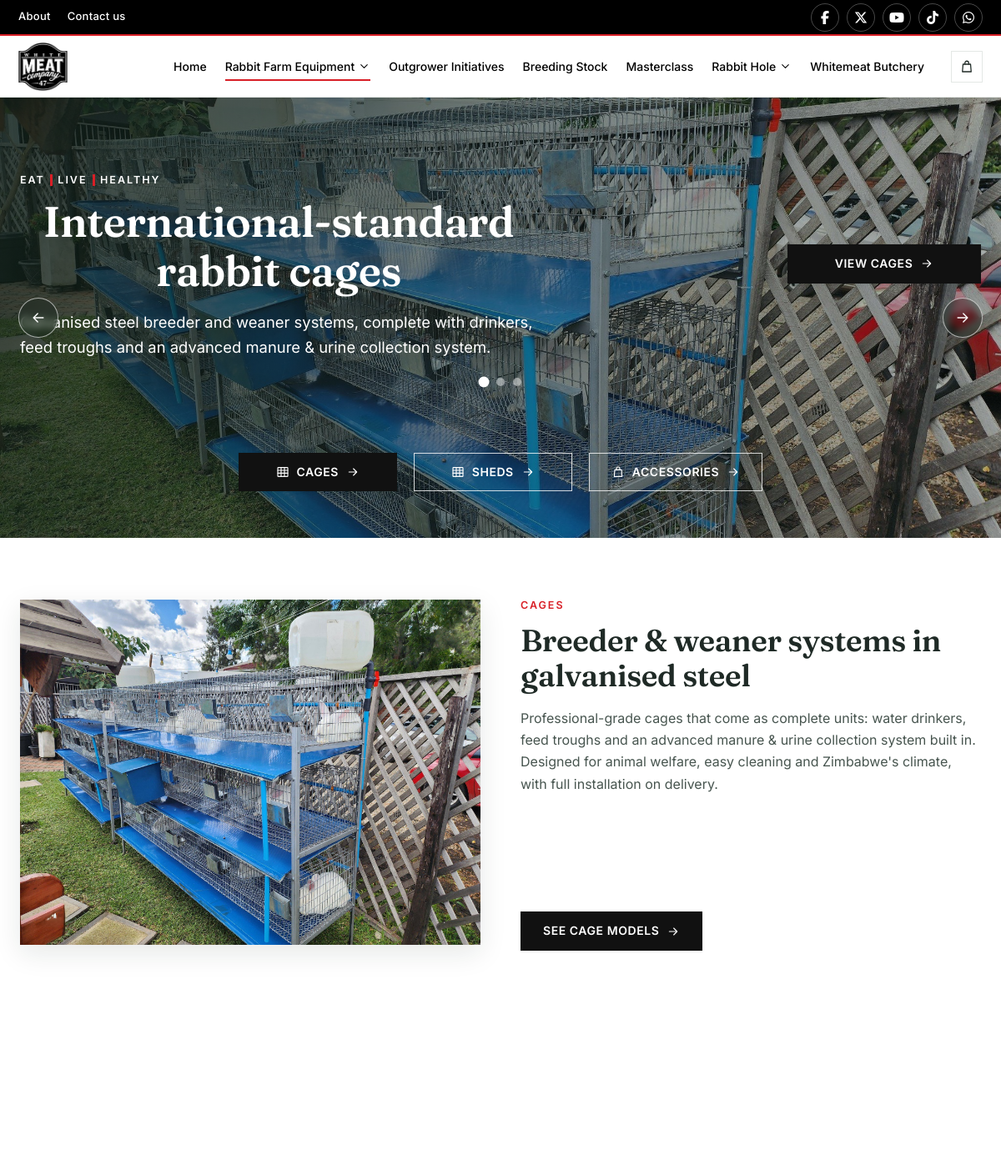
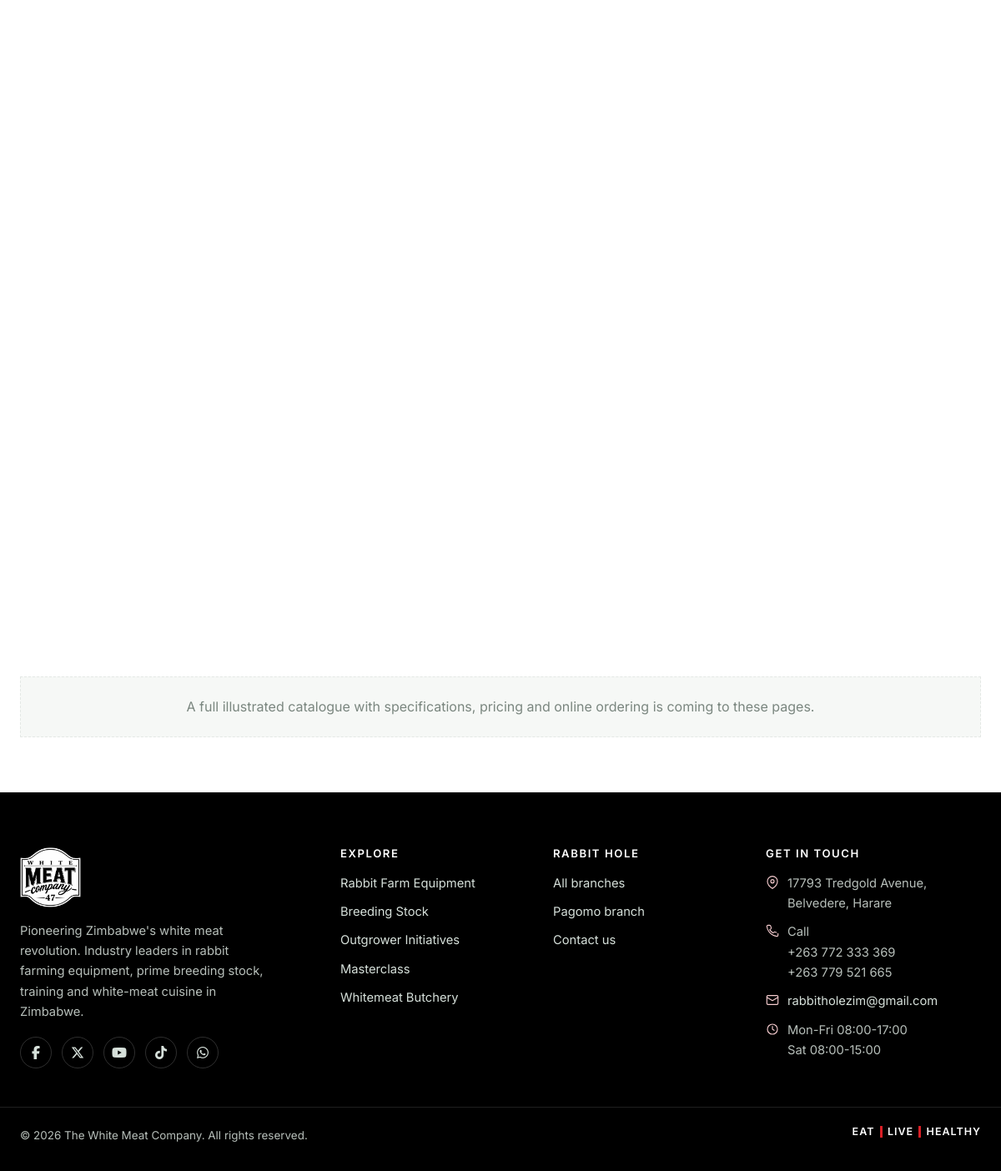
Screenshot of /equipment/ with the database file from the repository (2 pictures, top to bottom).
### frontend/models.py (models this page shows, shortened)
class HeroSlide(models.Model):
    OVERLAY_CHOICES = [
        ("dark", "Dark overlay (light text)"),
        ("light", "Light overlay (dark text)"),
        ("none", "No overlay"),
    ]
    PAGE_CHOICES = [
        ("home", "Homepage"),
        ("equipment", "Rabbit Farm Equipment"),
        ("breeding", "Breeding Stock"),
        ("masterclass", "Masterclass"),
        ("rabbithole", "Rabbit Hole"),
        ("butchery", "Whitemeat Butchery"),
        ("outgrowers", "Outgrower Initiatives"),
    ]
    page = models.CharField(
        max_length=20, choices=PAGE_CHOICES, default="home",
        help_text="Which page's slider this slide belongs to.",
    )
    heading = models.CharField(max_length=120)
    subheading = models.TextField(blank=True)
    background_image = models.ImageField(
        upload_to="hero/", storage=get_equipment_storage, blank=True, null=True,
        help_text="Recommended 2400x1200px, < 400 KB.",
    )
    background_image_filename = models.CharField(
        max_length=200, blank=True,
        help_text="Alternative: filename in static/images/ (e.g. home.jpeg).",
    )
    image_alt = models.CharField(max_length=200, blank=True)
    background_video = models.FileField(
        upload_to="hero/", storage=get_equipment_storage, blank=True, null=True,
        help_text="Optional: an MP4 that autoplays instead of the image above "
                   "(the image is still used as the poster while it loads).",
    )
    background_video_filename = models.CharField(
        max_length=200, blank=True,
        help_text="Alternative: filename in static/videos/ (e.g. but.mp4).",
    )
    cta_primary_label = models.CharField(max_length=40, blank=True)
    cta_primary_url = models.CharField(max_length=300, blank=True)
    cta_secondary_label = models.CharField(max_length=40, blank=True)
    cta_secondary_url = models.CharField(max_length=300, blank=True)
    overlay = models.CharField(max_length=10, choices=OVERLAY_CHOICES, default="dark")
    order = models.PositiveIntegerField(default=0, help_text="Lower numbers show first.")
    is_active = models.BooleanField(default=True)
    created_at = models.DateTimeField(auto_now_add=True)
    updated_at = models.DateTimeField(auto_now=True)
    class Meta:
        ordering = ["page", "order", "id"]
    @property
    def image_url(self):
        if self.background_image:
            try:
                return self.background_image.url
            except Exception:
                pass
        if self.background_image_filename:
            return f"/static/images/{self.background_image_filename}"
        return "/static/images/home.jpeg"
    @property
    def video_url(self):
        if self.background_video:
            try:
                return self.background_video.url
            except Exception:
                pass
        if self.background_video_filename:
            return f"/static/videos/{self.background_video_filename}"
        return ""

class SiteSettings(models.Model):
    company_name = models.CharField(max_length=120, default="The White Meat Company")
    tagline = models.CharField(
        max_length=160, blank=True,
        default="Pioneering Zimbabwe's white meat revolution.",
    )
    brand_slogan = models.CharField(
        max_length=60, default="EAT | LIVE | HEALTHY",
        help_text="Recurring brand philosophy shown in banners and dividers.",
    )
    whatsapp_number = models.CharField(
        max_length=20, default="263772333369",
        help_text="International format, digits only, no + (used for wa.me links).",
    )
    phone_primary = models.CharField(max_length=30, blank=True, default="+263 772 333 369")
    phone_secondary = models.CharField(max_length=30, blank=True, default="+263 779 521 665")
    email = models.EmailField(blank=True, default="rabbitholezim@gmail.com")
    office_address = models.CharField(
        max_length=255, blank=True,
        default="17793 Tredgold Avenue, Belvedere, Harare",
    )
    restaurant_address = models.CharField(
        max_length=255, blank=True,
        default="Golden Quarry Road & Bulawayo Road, Harare",
    )
    business_hours = models.TextField(
        blank=True,
        default="Mon-Fri 08:00-17:00\nSat 08:00-15:00",
    )
    map_embed_url = models.URLField(
        blank=True, max_length=1000,
        help_text="Google Maps 'embed' src URL for the footer/contact map.",
    )
    facebook_url = models.URLField(blank=True, default="https://www.facebook.com/thewhitemeatco")
    instagram_url = models.URLField(blank=True)
    twitter_url = models.URLField(blank=True, default="https://x.com/WhiteMeatCompa1")
    youtube_url = models.URLField(blank=True, default="https://www.youtube.com/@brightt.makuchete2875")
    tiktok_url = models.URLField(blank=True, default="https://www.tiktok.com/@thewhitemeatco")
    whatsapp_channel_url = models.URLField(
        blank=True, default="https://whatsapp.com/channel/0029VaMwhvvEKyZDkNNk5H21",
    )
    payment_instructions = models.TextField(
        blank=True,
        help_text="Short note shown above the payment details, e.g. 'Pay 50% deposit to confirm your order.'",
    )
    payment_ecocash_number = models.CharField(
        max_length=30, blank=True, help_text="EcoCash / mobile money number customers should pay to.",
    )
    payment_ecocash_name = models.CharField(
        max_length=120, blank=True, help_text="Registered name on the EcoCash/mobile money account.",
    )
    payment_bank_details = models.TextField(
        blank=True,
        help_text="Bank name, account name, account number, branch - shown to customers exactly as typed.",
    )
    updated_at = models.DateTimeField(auto_now=True)
    class Meta:
        verbose_name = "Site settings"
        verbose_name_plural = "Site settings"
    @classmethod
    def load(cls):
        obj, _ = cls.objects.get_or_create(pk=1)
        return obj
    @property
    def slogan_parts(self):
        return [p.strip() for p in (self.brand_slogan or "").split("|") if p.strip()]

### frontend/views.py (the view)
# urls.py: path('equipment/', views.equipment, name='equipment'),
def equipment(request):
    context = {
        'hero_slides': HeroSlide.objects.filter(is_active=True, page='equipment'),
    }
    return render(request, 'equipment.html', context)

### frontend/context_processors.py (called while the page is built)
def admin_nav(request):
    if not request.path.startswith("/dashboard/"):
        return {}
    try:
        from .dashboard import _nav_sections
        return {"sections": _nav_sections()}
    except Exception:
        return {"sections": []}

def site_settings(request):
    try:
        settings_obj = SiteSettings.load()
    except Exception:
        settings_obj = SiteSettings()
    return {"site": settings_obj}

### frontend/templatetags/wm_icons.py (called while the page is built)
@register.simple_tag
def wm_icon(name, size=24, **attrs):
    paths = _PATHS.get(name, _PATHS["leaf"])
    css_class = attrs.get("class", "wm-icon")
    return mark_safe(
        f'<svg class="{css_class}" width="{size}" height="{size}" viewBox="0 0 24 24" '
        f'fill="none" stroke="currentColor" stroke-width="1.7" stroke-linecap="round" '
        f'stroke-linejoin="round" aria-hidden="true" focusable="false">{paths}</svg>'
    )

### templates/equipment.html (shortened to what this page needs)
{% extends "base.html" %}
{% load static wm_icons %}
{% block content %}
<div class="wm-herowrap wm-herowrap--tabs">
  {% include "partials/hero_slider.html" %}
  <div class="wm-eqcta">
    <a href="{% url 'cages' %}" class="wm-btn wm-btn--primary">
      {% wm_icon "equipment" size=16 %} Cages {% wm_icon "arrow-right" size=15 %}
    </a>
    <a href="{% url 'sheds' %}" class="wm-btn wm-btn--ghost">
      {% wm_icon "equipment" size=16 %} Sheds {% wm_icon "arrow-right" size=15 %}
    </a>
    <a href="{% url 'accessories' %}" class="wm-btn wm-btn--ghost">
      {% wm_icon "shop" size=16 %} Accessories {% wm_icon "arrow-right" size=15 %}
    </a>
  </div>
</div>
<section class="wm-section">
  <div class="wm-container">
    <div class="wm-promo">
      <div class="wm-promo__media"><img src="{% static 'images/cage3.jpg' %}" alt="Galvanised steel rabbit breeder cage"></div>
      <div>
        <span class="wm-eyebrow">Cages</span>
        <h2>Breeder &amp; weaner systems in galvanised steel</h2>
        <p>Professional-grade cages that come as complete units: water drinkers, feed troughs and an
          advanced manure &amp; urine collection system built in. Designed for animal welfare, easy
          cleaning and Zimbabwe's climate, with full installation on delivery.</p>
        <ul class="wm-promo__list">
        </ul>
        <a href="{% url 'cages' %}" class="wm-btn wm-btn--primary">See cage models {% wm_icon "arrow-right" size=15 %}</a>
      </div>
    </div>
    <p class="wm-notice" style="margin-top:56px">
      A full illustrated catalogue with specifications, pricing and online ordering is coming to these pages.
    </p>
  </div>
</section>
{% endblock %}

### templates/partials/hero_slider.html (shortened to what this page needs)
{% load static wm_icons %}
<section class="wm-hero" data-wm-hero data-interval="6500" aria-roledescription="carousel" aria-label="Featured">
  <div class="wm-hero__track">
    {% for slide in hero_slides %}
    <div class="wm-hero__slide{% if forloop.first %} is-active{% endif %}"
         data-overlay="{{ slide.overlay }}"
         style="background-image:url('{{ slide.image_url }}')"
         role="group" aria-roledescription="slide" aria-label="{{ forloop.counter }} of {{ hero_slides|length }}">
      <div class="wm-hero__inner">
        <div class="wm-hero__copy">
          <span class="wm-eyebrow wm-slogan">
            {% for part in site.slogan_parts %}{% if not forloop.first %}<i class="wm-sep" aria-hidden="true"></i>{% endif %}{{ part }}{% endfor %}
          </span>
          <h1>{{ slide.heading }}</h1>
          {% if slide.subheading %}<p>{{ slide.subheading }}</p>{% endif %}
        </div>
        {% if slide.cta_primary_label %}
        <div class="wm-hero__actions">
          <a href="{{ slide.cta_primary_url }}" class="wm-btn wm-btn--primary">
            {{ slide.cta_primary_label }} {% wm_icon "arrow-right" size=16 %}
          </a>
        </div>
        {% endif %}
      </div>
    </div>
    {% endfor %}
  </div>
  {% if hero_slides|length > 1 %}
  <button class="wm-hero__arrow wm-hero__arrow--prev" aria-label="Previous slide">{% wm_icon "arrow-right" size=20 class="wm-icon" %}</button>
  <button class="wm-hero__arrow wm-hero__arrow--next" aria-label="Next slide">{% wm_icon "arrow-right" size=20 class="wm-icon" %}</button>
  <div class="wm-hero__dots" role="tablist" aria-label="Choose slide">
    {% for slide in hero_slides %}
    <button role="tab" class="{% if forloop.first %}is-active{% endif %}"
            aria-selected="{% if forloop.first %}true{% else %}false{% endif %}"
            aria-label="Slide {{ forloop.counter }}"></button>
    {% endfor %}
  </div>
  {% endif %}
</section>

### templates/partials/footer.html (shortened to what this page needs)
{% load static wm_icons %}
<footer class="wm-footer">
  <div class="wm-container wm-footer__grid">
    <div class="wm-footer__brand">
      <img src="{% static 'images/logo.png' %}" alt="{{ site.company_name }} logo">
      <p>{{ site.tagline }} Industry leaders in rabbit farming equipment, prime breeding stock, training and white-meat cuisine in Zimbabwe.</p>
      <div class="wm-footer__social">
        {% if site.facebook_url %}<a href="{{ site.facebook_url }}" target="_blank" rel="noopener" aria-label="Facebook"><i class="fa-brands fa-facebook-f"></i></a>{% endif %}
        {% if site.twitter_url %}<a href="{{ site.twitter_url }}" target="_blank" rel="noopener" aria-label="X"><i class="fa-brands fa-x-twitter"></i></a>{% endif %}
        {% if site.youtube_url %}<a href="{{ site.youtube_url }}" target="_blank" rel="noopener" aria-label="YouTube"><i class="fa-brands fa-youtube"></i></a>{% endif %}
        {% if site.tiktok_url %}<a href="{{ site.tiktok_url }}" target="_blank" rel="noopener" aria-label="TikTok"><i class="fa-brands fa-tiktok"></i></a>{% endif %}
        {% if site.whatsapp_channel_url %}<a href="{{ site.whatsapp_channel_url }}" target="_blank" rel="noopener" aria-label="WhatsApp channel"><i class="fa-brands fa-whatsapp"></i></a>{% endif %}
      </div>
    </div>
    <div>
      <h4>Explore</h4>
      <ul>
        <li><a href="{% url 'equipment' %}">Rabbit Farm Equipment</a></li>
        <li><a href="{% url 'breeding' %}">Breeding Stock</a></li>
        <li><a href="{% url 'outgrowers' %}">Outgrower Initiatives</a></li>
        <li><a href="{% url 'masterclass' %}">Masterclass</a></li>
        <li><a href="{% url 'butchery' %}">Whitemeat Butchery</a></li>
      </ul>
    </div>
    <div>
      <h4>Rabbit Hole</h4>
      <ul>
        <li><a href="{% url 'rabbithole' %}">All branches</a></li>
        <li><a href="{% url 'pagomo' %}">Pagomo branch</a></li>
        <li><a href="{% url 'index' %}#contact">Contact us</a></li>
      </ul>
    </div>
    <div>
      <h4>Get in touch</h4>
      <ul class="wm-footer__contact">
        {% if site.office_address %}<li>{% wm_icon "pin" size=16 %}<span>{{ site.office_address }}</span></li>{% endif %}
        {% if site.phone_primary %}
        <li>{% wm_icon "phone" size=16 %}<span>Call<br>
          <a href="tel:{{ site.phone_primary|cut:' ' }}">{{ site.phone_primary }}</a>
          {% if site.phone_secondary %}<br><a href="tel:{{ site.phone_secondary|cut:' ' }}">{{ site.phone_secondary }}</a>{% endif %}
        </span></li>
        {% endif %}
        {% if site.email %}<li>{% wm_icon "mail" size=16 %}<a href="mailto:{{ site.email }}">{{ site.email }}</a></li>{% endif %}
        {% if site.business_hours %}<li>{% wm_icon "clock" size=16 %}<span>{{ site.business_hours|linebreaksbr }}</span></li>{% endif %}
      </ul>
    </div>
  </div>
  <div class="wm-container wm-footer__bar">
    <span>&copy; {% now "Y" %} {{ site.company_name }}. All rights reserved.</span>
    <span class="wm-eyebrow wm-slogan wm-brand-slogan">
      {% for part in site.slogan_parts %}{% if not forloop.first %}<i class="wm-sep" aria-hidden="true"></i>{% endif %}{{ part }}{% endfor %}
    </span>
  </div>
</footer>

### static/css/style.css (style rules this page uses)
* { margin: 0; padding: 0; box-sizing: border-box; }
body, html { font-family: Arial, sans-serif; height: 100%; background-color: #fff; overflow-x: hidden; line-height: 1.6; color: #333; }
h1 { text-align: center; margin-bottom: 40px; font-size: 2em; }
a[href^="tel:"] { color: inherit !important; text-decoration: none !important; }

### static/css/scroll-animations.css (style rules this page uses)
img { transition: opacity 0.4s ease; }

### rows the page displays
HeroSlide: image_url (picture), slogan_parts "EAT" "LIVE" "HEALTHY", heading "International-standard rabbit cages", subheading "Galvanised steel breeder and weaner systems, complete with drinkers, feed troughs and an advanced manure & urine collection system.", cta_primary_label "VIEW CAGES"
SiteSettings: tagline "Pioneering Zimbabwe's white meat revolution.", office_address "17793 Tredgold Avenue, Belvedere, Harare", phone_primary "+263 772 333 369", phone_secondary "+263 779 521 665", email "rabbitholezim@gmail.com", business_hours "Mon-Fri 08:00-17:00 Sat 08:00-15:00", company_name "The White Meat Company"

### other values shown
{{ part }} "EAT" "LIVE" "HEALTHY"
